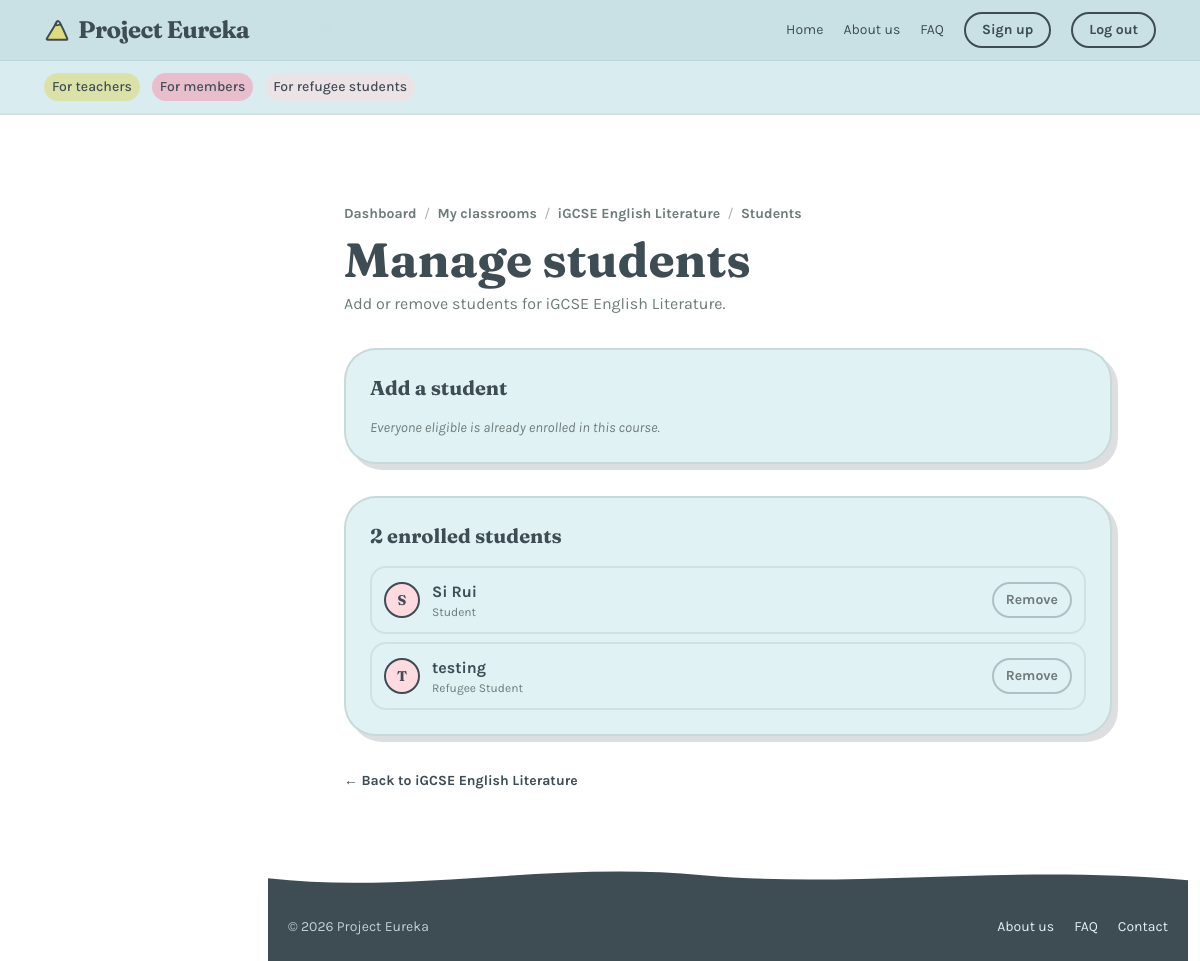
/classes/courses/1/students/ (signed in), run on the app's committed database.
### classes/models.py (models this page shows, shortened)
class Course(models.Model):
    name = models.CharField(max_length=120)
    subject = models.CharField(max_length=80, blank=True)
    teacher = models.ForeignKey(
        settings.AUTH_USER_MODEL,
        on_delete=models.CASCADE,
        related_name="courses_taught",
    )
    color = models.CharField(max_length=20, default="mint")  # dashboard card accent
    created_at = models.DateTimeField(auto_now_add=True)

class Enrollment(models.Model):
    course = models.ForeignKey(Course, on_delete=models.CASCADE, related_name="enrollments")
    student = models.ForeignKey(
        settings.AUTH_USER_MODEL,
        on_delete=models.CASCADE,
        related_name="enrollments",
    )
    enrolled_at = models.DateTimeField(auto_now_add=True)
    class Meta:
        unique_together = ("course", "student")

### core/models.py (models this page shows, shortened)
class User(AbstractUser):
    class Role(models.TextChoices):
        TEACHER = 'TEACHER', 'Teacher'
        CCA_MEMBER = 'CCA_MEMBER', 'CCA Member'
        REFUGEE_STUDENT = 'REFUGEE_STUDENT', 'Refugee Student'
        STUDENT = 'STUDENT', 'Student'
    email = models.EmailField(unique=True)
    username = models.CharField(max_length=50, unique=True)
    role = models.CharField(
        max_length=100,
        choices=Role.choices,
        default=Role.STUDENT,
        help_text="Select your user role"
    )

### classes/views.py (the view, shortened to what this page needs)
# urls.py: path("courses/<int:course_id>/students/", views.manage_students, name="manage_students"),
@teacher_required
def manage_students(request, course_id):
    course = get_object_or_404(Course, pk=course_id, teacher=request.user)
    enrollments = course.enrollments.select_related("student").order_by("student__username")
    enrolled_ids = enrollments.values_list("student_id", flat=True)
    available_students = (
        User.objects
        .filter(role__in=ENROLLABLE_ROLES)
        .exclude(pk__in=enrolled_ids)
        .order_by("username")
    )
    return render(request, "teachers/manage_students.html", {
        "current_page": "teachers",
        "signed_in": True,
        "display_name": request.user.get_short_name() or request.user.username,
        "avatar_letter": (request.user.get_short_name() or request.user.username)[:1].upper(),
        "course": course,
        "enrollments": enrollments,
        "available_students": available_students,
    })

### teachers/templates/teachers/manage_students.html (shortened to what this page needs)
{% extends "base.html" %}
{% load static %}
{% load i18n %}
{% block body %}
{% include "partials/header.html" %}
  <div id="main-shell" class="pt-32">
    <main class="pb-16 pt-6">
      <section class="mx-auto max-w-3xl space-y-8">
        <div>
          <p class="reveal text-sm text-inksoft mb-3">
            <a href="{% url 'teachers:dashboard' %}" class="squiggle-link font-bold">{% translate "Dashboard" %}</a>
            <span class="mx-1 text-inksoft/60">/</span>
            <a href="{% url 'teachers:classrooms' %}" class="squiggle-link font-bold">{% translate "My classrooms" %}</a>
            <span class="mx-1 text-inksoft/60">/</span>
            <a href="{% url 'teachers:course_detail' course.pk %}" class="squiggle-link font-bold">{{ course.name }}</a>
            <span class="mx-1 text-inksoft/60">/</span>
            <span class="font-bold">{% translate "Students" %}</span>
          </p>
          <h1 class="reveal font-display text-4xl md:text-5xl font-bold leading-[1.05]">{% translate "Manage students" %}</h1>
          <p class="reveal text-inksoft mt-2">{% blocktranslate trimmed with name=course.name %}Add or remove students for {{ name }}.{% endblocktranslate %}</p>
        </div>
        <section class="reveal rounded-blob bg-cream border-2 border-ink/15 shadow-[6px_6px_0_0_rgba(62,76,84,0.18)] p-6">
          <h2 class="font-display text-xl font-bold mb-4">{% translate "Add a student" %}</h2>
          {% if available_students %}
            <form method="post" class="flex flex-wrap items-end gap-3">
              {% csrf_token %}
              <div class="flex-1 min-w-[220px]">
                <label for="student" class="block text-sm font-bold mb-1.5">{% translate "Choose someone to enroll" %}</label>
                <select id="student" name="student" required class="doodle-select">
                  <option value="">{% translate "Select a student…" %}</option>
                  {% for student in available_students %}
                    <option value="{{ student.pk }}">
                      {{ student.get_short_name|default:student.username }} ({{ student.get_role_display }})
                    </option>
                  {% endfor %}
                </select>
              </div>
              <button type="submit" class="inline-flex items-center gap-2 rounded-full bg-ink text-cream px-5 py-2.5 font-bold hover:bg-ink/80 transition-colors">
                <svg width="16" height="16" viewBox="0 0 24 24" fill="none" aria-hidden="true"><path d="M12 5v14M5 12h14" stroke="currentColor" stroke-width="2.5" stroke-linecap="round"/></svg>
                {% translate "Add" %}
              </button>
            </form>
          {% else %}
            <p class="text-sm text-inksoft italic">{% translate "Everyone eligible is already enrolled in this course." %}</p>
          {% endif %}
        </section>
        <section class="reveal rounded-blob bg-cream border-2 border-ink/15 shadow-[6px_6px_0_0_rgba(62,76,84,0.18)] p-6">
          <h2 class="font-display text-xl font-bold mb-4">
          </h2>
          {% if enrollments %}
            <ul class="space-y-2">
              {% for enrollment in enrollments %}
                <li class="flex items-center gap-3 rounded-2xl border-2 border-ink/10 bg-cream p-3">
                  <span class="grid place-items-center w-9 h-9 rounded-full bg-blush border-2 border-ink font-display font-bold text-sm flex-none">{{ enrollment.student.username|first|upper }}</span>
                  <div class="flex-1 min-w-0">
                    <p class="font-bold truncate">{{ enrollment.student.get_short_name|default:enrollment.student.username }}</p>
                    <p class="text-xs text-inksoft">{{ enrollment.student.get_role_display }}</p>
                  </div>
                  <form method="post" action="{% url 'classes:remove_enrollment' enrollment.pk %}" class="flex-none"
                        onsubmit="return confirm('{% translate "Remove this student from the course?" %}');">
                    <button type="submit" class="inline-flex items-center gap-1.5 rounded-full border-2 border-ink/30 text-inksoft px-3 py-1.5 text-sm font-bold hover:bg-blush/40 hover:border-ink transition-colors">
                      {% translate "Remove" %}
                    </button>
                  </form>
                </li>
              {% endfor %}
            </ul>
          {% else %}
            <p class="text-sm text-inksoft italic py-4 text-center">{% translate "No students enrolled yet. Add someone above to get started." %}</p>
          {% endif %}
        </section>
        <p class="reveal">
          <a href="{% url 'teachers:course_detail' course.pk %}" class="squiggle-link text-sm font-bold">{% blocktranslate trimmed with name=course.name %}← Back to {{ name }}{% endblocktranslate %}</a>
        </p>
      </section>
    </main>
    {% include "partials/footer.html" %}
  </div>
{% endblock %}

### static/css/eureka.css (style rules this page uses)
html { scroll-behavior: smooth; }
body { font-family: 'Karla', sans-serif; }
.font-display { font-family: 'Fraunces', serif; }
.squiggle-link { position: relative; text-decoration: none; }
.squiggle-link::after { content: ""; position: absolute; left: 0; right: 0; bottom: -4px; height: 6px; background-size: 60px 6px; opacity: 0; transition: opacity .2s ease; }
.reveal { opacity: 0; transform: translateY(18px); transition: opacity .6s ease, transform .6s ease; }
.reveal.in { opacity: 1; transform: none; }
:root { --sidebar-w: 244px; --sidebar-w-collapsed: 68px; }
#main-shell { margin-left: calc(var(--sidebar-w) + 24px); padding-right: 12px; transition: margin-left .28s ease; }

### data on the page
Course: name "iGCSE English Literature"
Enrollment: student.username|first "S", student.get_short_name "Si Rui", student.role "Student"
Enrollment: student.username|first "T", student.get_short_name "testing", student.role "Refugee Student"
